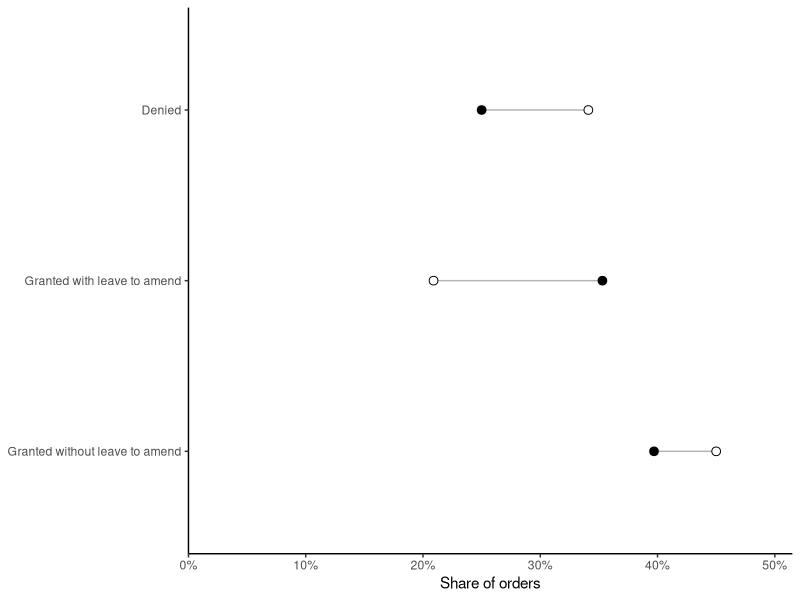

Here is the R script that generated this plot:
## ---- chunk 1
    #| label: fig-mtd
    #| fig-cap: "Outcomes of orders deciding Rule 12(b)(6) motions in 23 federal districts, January--June 2006 (before *Twombly*; open circles) and January--June 2010 (after *Iqbal*; filled circles). Grants increased, but only grants with leave to amend; grants that ended the claims did not. Prisoner and pro se cases are excluded. Source: Joe S. Cecil et al., Fed. Judicial Ctr., *Motions to Dismiss for Failure to State a Claim After* Iqbal 14 tbl.4 (2011)."
    #| echo: false
    #| fig-width: 6.5
    #| fig-height: 2.6
    library(ggplot2)

    mtd <- read.csv("data/mtd_fjc_2011.csv")
    mtd$outcome <- factor(mtd$outcome, levels = rev(mtd$outcome))

    ggplot(mtd, aes(y = outcome)) +
      geom_segment(aes(x = pct_2006, xend = pct_2010, yend = outcome), colour = "grey70") +
      geom_point(aes(x = pct_2006), shape = 21, fill = "white", size = 2.6) +
      geom_point(aes(x = pct_2010), size = 2.6) +
      scale_x_continuous(limits = c(0, 50), labels = function(x) paste0(x, "%"),
                         expand = expansion(mult = c(0, 0.03))) +
      labs(x = "Share of orders", y = NULL) +
      theme_classic(base_size = 11)
